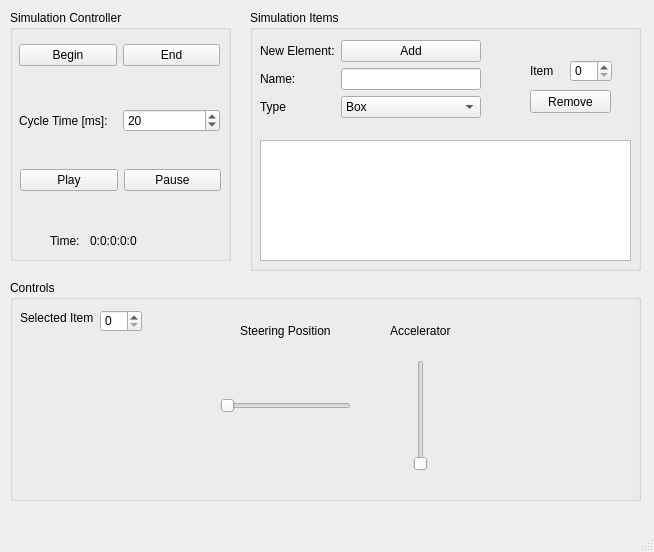
<?xml version="1.0" encoding="UTF-8"?>
<ui version="4.0">
 <class>SuperCarMain_GUI</class>
 <widget class="QMainWindow" name="SuperCarMain_GUI">
  <property name="geometry">
   <rect>
    <x>0</x>
    <y>0</y>
    <width>654</width>
    <height>552</height>
   </rect>
  </property>
  <property name="windowTitle">
   <string>SuperCar_GUI</string>
  </property>
  <widget class="QWidget" name="centralwidget">
   <widget class="QGroupBox" name="groupBox">
    <property name="geometry">
     <rect>
      <x>250</x>
      <y>10</y>
      <width>391</width>
      <height>261</height>
     </rect>
    </property>
    <property name="title">
     <string>Simulation Items</string>
    </property>
    <widget class="QWidget" name="gridLayoutWidget">
     <property name="geometry">
      <rect>
       <x>10</x>
       <y>30</y>
       <width>221</width>
       <height>81</height>
      </rect>
     </property>
     <layout class="QFormLayout" name="formLayout">
      <item row="0" column="0">
       <widget class="QLabel" name="label_3">
        <property name="text">
         <string>New Element:</string>
        </property>
       </widget>
      </item>
      <item row="0" column="1">
       <widget class="QPushButton" name="add">
        <property name="text">
         <string>Add</string>
        </property>
       </widget>
      </item>
      <item row="1" column="0">
       <widget class="QLabel" name="label_7">
        <property name="text">
         <string>Name:</string>
        </property>
       </widget>
      </item>
      <item row="1" column="1">
       <widget class="QLineEdit" name="lineEdit"/>
      </item>
      <item row="2" column="0">
       <widget class="QLabel" name="label_6">
        <property name="text">
         <string>Type</string>
        </property>
       </widget>
      </item>
      <item row="2" column="1">
       <widget class="QComboBox" name="cb_newElementType">
        <item>
         <property name="text">
          <string>Box</string>
         </property>
        </item>
        <item>
         <property name="text">
          <string>Car_Sport</string>
         </property>
        </item>
        <item>
         <property name="text">
          <string>Car_SUV</string>
         </property>
        </item>
        <item>
         <property name="text">
          <string>Car_Hatchback</string>
         </property>
        </item>
        <item>
         <property name="text">
          <string>Car_Minivan</string>
         </property>
        </item>
       </widget>
      </item>
     </layout>
    </widget>
    <widget class="QTextEdit" name="te_list">
     <property name="geometry">
      <rect>
       <x>10</x>
       <y>130</y>
       <width>371</width>
       <height>121</height>
      </rect>
     </property>
    </widget>
    <widget class="QPushButton" name="pb_remove">
     <property name="geometry">
      <rect>
       <x>280</x>
       <y>80</y>
       <width>81</width>
       <height>23</height>
      </rect>
     </property>
     <property name="text">
      <string>Remove</string>
     </property>
    </widget>
    <widget class="QSpinBox" name="sb_items_id">
     <property name="geometry">
      <rect>
       <x>320</x>
       <y>50</y>
       <width>42</width>
       <height>22</height>
      </rect>
     </property>
    </widget>
    <widget class="QLabel" name="label_4">
     <property name="geometry">
      <rect>
       <x>280</x>
       <y>50</y>
       <width>31</width>
       <height>22</height>
      </rect>
     </property>
     <property name="text">
      <string>Item</string>
     </property>
    </widget>
   </widget>
   <widget class="QGroupBox" name="groupBox_2">
    <property name="geometry">
     <rect>
      <x>10</x>
      <y>10</y>
      <width>221</width>
      <height>251</height>
     </rect>
    </property>
    <property name="title">
     <string>Simulation Controller</string>
    </property>
    <widget class="QWidget" name="horizontalLayoutWidget">
     <property name="geometry">
      <rect>
       <x>10</x>
       <y>150</y>
       <width>201</width>
       <height>41</height>
      </rect>
     </property>
     <layout class="QHBoxLayout" name="horizontalLayout">
      <item>
       <widget class="QPushButton" name="play">
        <property name="text">
         <string>Play</string>
        </property>
       </widget>
      </item>
      <item>
       <widget class="QPushButton" name="pause">
        <property name="text">
         <string>Pause</string>
        </property>
       </widget>
      </item>
     </layout>
    </widget>
    <widget class="QWidget" name="horizontalLayoutWidget_3">
     <property name="geometry">
      <rect>
       <x>9</x>
       <y>90</y>
       <width>201</width>
       <height>41</height>
      </rect>
     </property>
     <layout class="QHBoxLayout" name="horizontalLayout_3">
      <item>
       <widget class="QLabel" name="label_2">
        <property name="text">
         <string>Cycle Time [ms]:</string>
        </property>
       </widget>
      </item>
      <item>
       <widget class="QSpinBox" name="cycleTime">
        <property name="minimum">
         <number>1</number>
        </property>
        <property name="maximum">
         <number>1000</number>
        </property>
        <property name="value">
         <number>20</number>
        </property>
       </widget>
      </item>
     </layout>
    </widget>
    <widget class="QWidget" name="horizontalLayoutWidget_4">
     <property name="geometry">
      <rect>
       <x>9</x>
       <y>20</y>
       <width>201</width>
       <height>51</height>
      </rect>
     </property>
     <layout class="QHBoxLayout" name="horizontalLayout_4">
      <item>
       <widget class="QPushButton" name="begin">
        <property name="text">
         <string>Begin</string>
        </property>
       </widget>
      </item>
      <item>
       <widget class="QPushButton" name="end">
        <property name="text">
         <string>End</string>
        </property>
       </widget>
      </item>
     </layout>
    </widget>
    <widget class="QLabel" name="simulation_time">
     <property name="geometry">
      <rect>
       <x>80</x>
       <y>220</y>
       <width>81</width>
       <height>21</height>
      </rect>
     </property>
     <property name="text">
      <string>0:0:0:0:0</string>
     </property>
    </widget>
    <widget class="QLabel" name="label">
     <property name="geometry">
      <rect>
       <x>40</x>
       <y>220</y>
       <width>31</width>
       <height>21</height>
      </rect>
     </property>
     <property name="text">
      <string>Time:</string>
     </property>
    </widget>
   </widget>
   <widget class="QGroupBox" name="groupBox_4">
    <property name="geometry">
     <rect>
      <x>10</x>
      <y>280</y>
      <width>631</width>
      <height>221</height>
     </rect>
    </property>
    <property name="title">
     <string>Controls</string>
    </property>
    <widget class="QSlider" name="hs_steering">
     <property name="geometry">
      <rect>
       <x>210</x>
       <y>110</y>
       <width>131</width>
       <height>31</height>
      </rect>
     </property>
     <property name="orientation">
      <enum>Qt::Horizontal</enum>
     </property>
    </widget>
    <widget class="QSlider" name="vs_accelerator">
     <property name="geometry">
      <rect>
       <x>390</x>
       <y>80</y>
       <width>41</width>
       <height>111</height>
      </rect>
     </property>
     <property name="orientation">
      <enum>Qt::Vertical</enum>
     </property>
    </widget>
    <widget class="QSpinBox" name="sb_controls_id">
     <property name="geometry">
      <rect>
       <x>90</x>
       <y>30</y>
       <width>42</width>
       <height>22</height>
      </rect>
     </property>
    </widget>
    <widget class="QLabel" name="label_8">
     <property name="geometry">
      <rect>
       <x>10</x>
       <y>30</y>
       <width>81</width>
       <height>16</height>
      </rect>
     </property>
     <property name="text">
      <string>Selected Item</string>
     </property>
    </widget>
    <widget class="QLabel" name="label_9">
     <property name="geometry">
      <rect>
       <x>230</x>
       <y>40</y>
       <width>101</width>
       <height>21</height>
      </rect>
     </property>
     <property name="text">
      <string>Steering Position</string>
     </property>
    </widget>
    <widget class="QLabel" name="label_10">
     <property name="geometry">
      <rect>
       <x>380</x>
       <y>40</y>
       <width>101</width>
       <height>21</height>
      </rect>
     </property>
     <property name="text">
      <string>Accelerator</string>
     </property>
    </widget>
   </widget>
  </widget>
  <widget class="QMenuBar" name="menubar">
   <property name="geometry">
    <rect>
     <x>0</x>
     <y>0</y>
     <width>654</width>
     <height>21</height>
    </rect>
   </property>
  </widget>
  <widget class="QStatusBar" name="statusbar"/>
 </widget>
 <resources/>
 <connections/>
</ui>
